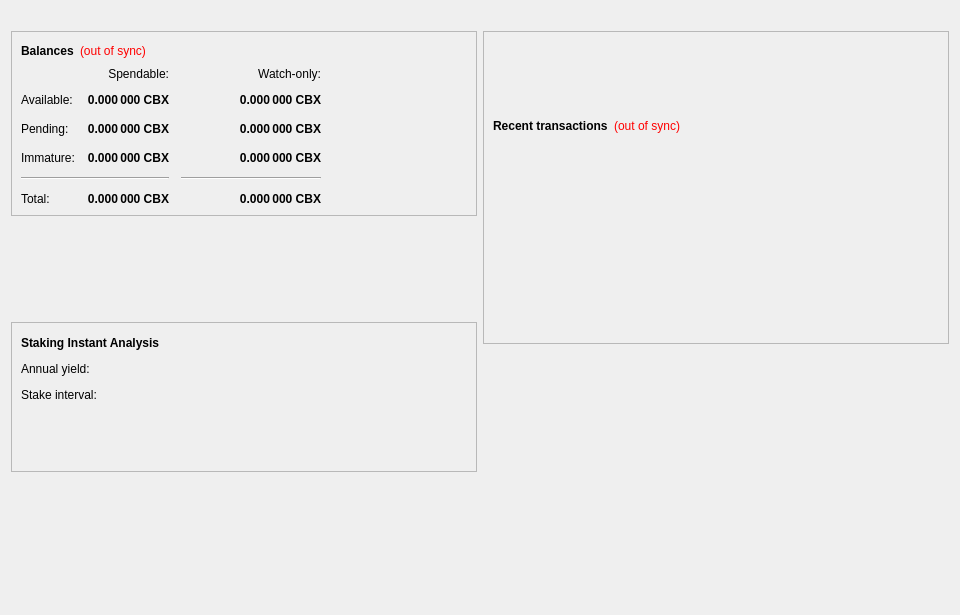
<?xml version="1.0" encoding="UTF-8"?>
<ui version="4.0">
 <class>OverviewPage</class>
 <widget class="QWidget" name="OverviewPage">
  <property name="geometry">
   <rect>
    <x>0</x>
    <y>0</y>
    <width>960</width>
    <height>615</height>
   </rect>
  </property>
  <property name="minimumSize">
   <size>
    <width>960</width>
    <height>0</height>
   </size>
  </property>
  <property name="windowTitle">
   <string>Form</string>
  </property>
  <layout class="QVBoxLayout" name="topLayout">
   <item>
    <widget class="QLabel" name="labelAlerts">
     <property name="visible">
      <bool>false</bool>
     </property>
     <property name="wordWrap">
      <bool>true</bool>
     </property>
     <property name="margin">
      <number>3</number>
     </property>
    </widget>
   </item>
   <item>
    <layout class="QHBoxLayout" name="horizontalLayout" stretch="1,1">
     <item>
      <layout class="QVBoxLayout" name="verticalLayout_2">
       <item>
        <widget class="QFrame" name="frame">
         <property name="frameShape">
          <enum>QFrame::StyledPanel</enum>
         </property>
         <property name="frameShadow">
          <enum>QFrame::Raised</enum>
         </property>
         <layout class="QVBoxLayout" name="verticalLayout_4">
          <item>
           <layout class="QHBoxLayout" name="horizontalLayout_4">
            <item>
             <widget class="QLabel" name="label_5">
              <property name="font">
               <font>
                <weight>75</weight>
                <bold>true</bold>
               </font>
              </property>
              <property name="text">
               <string>Balances</string>
              </property>
             </widget>
            </item>
            <item>
             <widget class="QLabel" name="labelWalletStatus">
              <property name="cursor">
               <cursorShape>WhatsThisCursor</cursorShape>
              </property>
              <property name="toolTip">
               <string>The displayed information may be out of date. Your wallet automatically synchronizes with the Bullion network after a connection is established, but this process has not completed yet.</string>
              </property>
              <property name="styleSheet">
               <string notr="true">QLabel { color: red; }</string>
              </property>
              <property name="text">
               <string notr="true">(out of sync)</string>
              </property>
              <property name="alignment">
               <set>Qt::AlignLeading|Qt::AlignLeft|Qt::AlignVCenter</set>
              </property>
             </widget>
            </item>
            <item>
             <spacer name="horizontalSpacer_3">
              <property name="orientation">
               <enum>Qt::Horizontal</enum>
              </property>
              <property name="sizeHint" stdset="0">
               <size>
                <width>40</width>
                <height>20</height>
               </size>
              </property>
             </spacer>
            </item>
           </layout>
          </item>
          <item>
           <layout class="QGridLayout" name="gridLayout">
            <property name="spacing">
             <number>12</number>
            </property>
            <item row="2" column="2">
             <widget class="QLabel" name="labelWatchPending">
              <property name="font">
               <font>
                <weight>75</weight>
                <bold>true</bold>
               </font>
              </property>
              <property name="cursor">
               <cursorShape>IBeamCursor</cursorShape>
              </property>
              <property name="toolTip">
               <string>Unconfirmed transactions to watch-only addresses</string>
              </property>
              <property name="text">
               <string notr="true">0.000 000 CBX</string>
              </property>
              <property name="alignment">
               <set>Qt::AlignRight|Qt::AlignTrailing|Qt::AlignVCenter</set>
              </property>
              <property name="textInteractionFlags">
               <set>Qt::LinksAccessibleByMouse|Qt::TextSelectableByKeyboard|Qt::TextSelectableByMouse</set>
              </property>
             </widget>
            </item>
            <item row="2" column="1">
             <widget class="QLabel" name="labelUnconfirmed">
              <property name="font">
               <font>
                <weight>75</weight>
                <bold>true</bold>
               </font>
              </property>
              <property name="cursor">
               <cursorShape>IBeamCursor</cursorShape>
              </property>
              <property name="toolTip">
               <string>Total of transactions that have yet to be confirmed, and do not yet count toward the spendable balance</string>
              </property>
              <property name="text">
               <string notr="true">0.000 000 CBX</string>
              </property>
              <property name="alignment">
               <set>Qt::AlignRight|Qt::AlignTrailing|Qt::AlignVCenter</set>
              </property>
              <property name="textInteractionFlags">
               <set>Qt::LinksAccessibleByMouse|Qt::TextSelectableByKeyboard|Qt::TextSelectableByMouse</set>
              </property>
             </widget>
            </item>
            <item row="3" column="2">
             <widget class="QLabel" name="labelWatchImmature">
              <property name="font">
               <font>
                <weight>75</weight>
                <bold>true</bold>
               </font>
              </property>
              <property name="cursor">
               <cursorShape>IBeamCursor</cursorShape>
              </property>
              <property name="toolTip">
               <string>Staked or masternode rewards in watch-only addresses that has not yet matured</string>
              </property>
              <property name="text">
               <string notr="true">0.000 000 CBX</string>
              </property>
              <property name="alignment">
               <set>Qt::AlignRight|Qt::AlignTrailing|Qt::AlignVCenter</set>
              </property>
              <property name="textInteractionFlags">
               <set>Qt::LinksAccessibleByMouse|Qt::TextSelectableByKeyboard|Qt::TextSelectableByMouse</set>
              </property>
             </widget>
            </item>
            <item row="4" column="0" colspan="2">
             <widget class="Line" name="lineSpendableBalance">
              <property name="orientation">
               <enum>Qt::Horizontal</enum>
              </property>
             </widget>
            </item>
            <item row="4" column="2">
             <widget class="Line" name="lineWatchBalance">
              <property name="sizePolicy">
               <sizepolicy hsizetype="Preferred" vsizetype="Fixed">
                <horstretch>0</horstretch>
                <verstretch>0</verstretch>
               </sizepolicy>
              </property>
              <property name="minimumSize">
               <size>
                <width>140</width>
                <height>0</height>
               </size>
              </property>
              <property name="orientation">
               <enum>Qt::Horizontal</enum>
              </property>
             </widget>
            </item>
            <item row="5" column="0">
             <widget class="QLabel" name="labelTotalText">
              <property name="text">
               <string>Total:</string>
              </property>
             </widget>
            </item>
            <item row="3" column="1">
             <widget class="QLabel" name="labelImmature">
              <property name="font">
               <font>
                <weight>75</weight>
                <bold>true</bold>
               </font>
              </property>
              <property name="cursor">
               <cursorShape>IBeamCursor</cursorShape>
              </property>
              <property name="toolTip">
               <string>Staked or masternode rewards that has not yet matured</string>
              </property>
              <property name="text">
               <string notr="true">0.000 000 CBX</string>
              </property>
              <property name="alignment">
               <set>Qt::AlignRight|Qt::AlignTrailing|Qt::AlignVCenter</set>
              </property>
              <property name="textInteractionFlags">
               <set>Qt::LinksAccessibleByMouse|Qt::TextSelectableByKeyboard|Qt::TextSelectableByMouse</set>
              </property>
             </widget>
            </item>
            <item row="2" column="3">
             <spacer name="horizontalSpacer_2">
              <property name="orientation">
               <enum>Qt::Horizontal</enum>
              </property>
              <property name="sizeHint" stdset="0">
               <size>
                <width>40</width>
                <height>20</height>
               </size>
              </property>
             </spacer>
            </item>
            <item row="3" column="0">
             <widget class="QLabel" name="labelImmatureText">
              <property name="text">
               <string>Immature:</string>
              </property>
             </widget>
            </item>
            <item row="5" column="1">
             <widget class="QLabel" name="labelTotal">
              <property name="font">
               <font>
                <weight>75</weight>
                <bold>true</bold>
               </font>
              </property>
              <property name="cursor">
               <cursorShape>IBeamCursor</cursorShape>
              </property>
              <property name="toolTip">
               <string>Your current total balance</string>
              </property>
              <property name="text">
               <string notr="true">0.000 000 CBX</string>
              </property>
              <property name="alignment">
               <set>Qt::AlignRight|Qt::AlignTrailing|Qt::AlignVCenter</set>
              </property>
              <property name="textInteractionFlags">
               <set>Qt::LinksAccessibleByMouse|Qt::TextSelectableByKeyboard|Qt::TextSelectableByMouse</set>
              </property>
             </widget>
            </item>
            <item row="5" column="2">
             <widget class="QLabel" name="labelWatchTotal">
              <property name="font">
               <font>
                <weight>75</weight>
                <bold>true</bold>
               </font>
              </property>
              <property name="cursor">
               <cursorShape>IBeamCursor</cursorShape>
              </property>
              <property name="toolTip">
               <string>Current total balance in watch-only addresses</string>
              </property>
              <property name="text">
               <string notr="true">0.000 000 CBX</string>
              </property>
              <property name="alignment">
               <set>Qt::AlignRight|Qt::AlignTrailing|Qt::AlignVCenter</set>
              </property>
              <property name="textInteractionFlags">
               <set>Qt::LinksAccessibleByMouse|Qt::TextSelectableByKeyboard|Qt::TextSelectableByMouse</set>
              </property>
             </widget>
            </item>
            <item row="0" column="2">
             <widget class="QLabel" name="labelWatchonly">
              <property name="text">
               <string>Watch-only:</string>
              </property>
              <property name="alignment">
               <set>Qt::AlignRight|Qt::AlignTrailing|Qt::AlignVCenter</set>
              </property>
             </widget>
            </item>
            <item row="1" column="0">
             <widget class="QLabel" name="labelBalanceText">
              <property name="text">
               <string>Available:</string>
              </property>
             </widget>
            </item>
            <item row="1" column="1">
             <widget class="QLabel" name="labelBalance">
              <property name="font">
               <font>
                <weight>75</weight>
                <bold>true</bold>
               </font>
              </property>
              <property name="cursor">
               <cursorShape>IBeamCursor</cursorShape>
              </property>
              <property name="toolTip">
               <string>Your current spendable balance</string>
              </property>
              <property name="text">
               <string notr="true">0.000 000 CBX</string>
              </property>
              <property name="alignment">
               <set>Qt::AlignRight|Qt::AlignTrailing|Qt::AlignVCenter</set>
              </property>
              <property name="textInteractionFlags">
               <set>Qt::LinksAccessibleByMouse|Qt::TextSelectableByKeyboard|Qt::TextSelectableByMouse</set>
              </property>
             </widget>
            </item>
            <item row="1" column="2">
             <widget class="QLabel" name="labelWatchAvailable">
              <property name="font">
               <font>
                <weight>75</weight>
                <bold>true</bold>
               </font>
              </property>
              <property name="cursor">
               <cursorShape>IBeamCursor</cursorShape>
              </property>
              <property name="toolTip">
               <string>Your current balance in watch-only addresses</string>
              </property>
              <property name="text">
               <string notr="true">0.000 000 CBX</string>
              </property>
              <property name="alignment">
               <set>Qt::AlignRight|Qt::AlignTrailing|Qt::AlignVCenter</set>
              </property>
              <property name="textInteractionFlags">
               <set>Qt::LinksAccessibleByMouse|Qt::TextSelectableByKeyboard|Qt::TextSelectableByMouse</set>
              </property>
             </widget>
            </item>
            <item row="2" column="0">
             <widget class="QLabel" name="labelPendingText">
              <property name="text">
               <string>Pending:</string>
              </property>
             </widget>
            </item>
            <item row="0" column="1">
             <widget class="QLabel" name="labelSpendable">
              <property name="text">
               <string>Spendable:</string>
              </property>
              <property name="alignment">
               <set>Qt::AlignRight|Qt::AlignTrailing|Qt::AlignVCenter</set>
              </property>
             </widget>
            </item>
           </layout>
          </item>
         </layout>
        </widget>
       </item>
       <item>
        <spacer name="verticalSpacer_5">
         <property name="orientation">
          <enum>Qt::Vertical</enum>
         </property>
         <property name="sizeType">
          <enum>QSizePolicy::Fixed</enum>
         </property>
         <property name="sizeHint" stdset="0">
          <size>
           <width>20</width>
           <height>40</height>
          </size>
         </property>
        </spacer>
       </item>
       <item>
        <spacer name="verticalSpacer_6">
         <property name="orientation">
          <enum>Qt::Vertical</enum>
         </property>
         <property name="sizeType">
          <enum>QSizePolicy::Maximum</enum>
         </property>
         <property name="sizeHint" stdset="0">
          <size>
           <width>20</width>
           <height>60</height>
          </size>
         </property>
        </spacer>
       </item>
       <item>
        <widget class="QFrame" name="frameStakeStats">
         <property name="minimumSize">
          <size>
           <width>0</width>
           <height>150</height>
          </size>
         </property>
         <property name="toolTip">
          <string>&lt;html&gt;&lt;head/&gt;&lt;body&gt;&lt;p&gt;These yield figures are approximations, based on your Vault inputs and the state of the Bullion network at this precise moment.&lt;br/&gt;These figures are based on the assumption that network participation parameters will remain the same.&lt;br/&gt;Actual performance will differ from these values.&lt;/p&gt;&lt;/body&gt;&lt;/html&gt;</string>
         </property>
         <property name="layoutDirection">
          <enum>Qt::LeftToRight</enum>
         </property>
         <property name="frameShape">
          <enum>QFrame::StyledPanel</enum>
         </property>
         <property name="frameShadow">
          <enum>QFrame::Raised</enum>
         </property>
         <widget class="QWidget" name="formLayoutWidget">
          <property name="geometry">
           <rect>
            <x>10</x>
            <y>40</y>
            <width>451</width>
            <height>91</height>
           </rect>
          </property>
          <layout class="QFormLayout" name="formLayout">
           <property name="fieldGrowthPolicy">
            <enum>QFormLayout::AllNonFixedFieldsGrow</enum>
           </property>
           <property name="horizontalSpacing">
            <number>11</number>
           </property>
           <property name="verticalSpacing">
            <number>12</number>
           </property>
           <item row="0" column="0">
            <widget class="QLabel" name="label_6">
             <property name="text">
              <string>Annual yield:</string>
             </property>
            </widget>
           </item>
           <item row="0" column="1">
            <widget class="QLabel" name="labelAnnualYield">
             <property name="text">
              <string/>
             </property>
            </widget>
           </item>
           <item row="1" column="0">
            <widget class="QLabel" name="label_8">
             <property name="text">
              <string>Stake interval:</string>
             </property>
            </widget>
           </item>
           <item row="1" column="1">
            <widget class="QLabel" name="labelStakeInterval">
             <property name="text">
              <string/>
             </property>
            </widget>
           </item>
          </layout>
         </widget>
         <widget class="QWidget" name="layoutWidget">
          <property name="geometry">
           <rect>
            <x>10</x>
            <y>10</y>
            <width>431</width>
            <height>22</height>
           </rect>
          </property>
          <layout class="QHBoxLayout" name="horizontalLayout_5">
           <item>
            <widget class="QLabel" name="label_2">
             <property name="font">
              <font>
               <weight>75</weight>
               <bold>true</bold>
              </font>
             </property>
             <property name="text">
              <string>Staking Instant Analysis</string>
             </property>
            </widget>
           </item>
           <item>
            <spacer name="horizontalSpacer_4">
             <property name="orientation">
              <enum>Qt::Horizontal</enum>
             </property>
             <property name="sizeHint" stdset="0">
              <size>
               <width>40</width>
               <height>20</height>
              </size>
             </property>
            </spacer>
           </item>
          </layout>
         </widget>
        </widget>
       </item>
       <item>
        <spacer name="verticalSpacer">
         <property name="orientation">
          <enum>Qt::Vertical</enum>
         </property>
         <property name="sizeHint" stdset="0">
          <size>
           <width>20</width>
           <height>20</height>
          </size>
         </property>
        </spacer>
       </item>
      </layout>
     </item>
     <item>
      <layout class="QVBoxLayout" name="verticalLayout_3">
       <item>
        <widget class="QFrame" name="frame_2">
         <property name="frameShape">
          <enum>QFrame::StyledPanel</enum>
         </property>
         <property name="frameShadow">
          <enum>QFrame::Raised</enum>
         </property>
         <layout class="QVBoxLayout" name="verticalLayout">
          <item>
           <spacer name="verticalSpacer_3">
            <property name="orientation">
             <enum>Qt::Vertical</enum>
            </property>
            <property name="sizeType">
             <enum>QSizePolicy::Fixed</enum>
            </property>
            <property name="sizeHint" stdset="0">
             <size>
              <width>20</width>
              <height>75</height>
             </size>
            </property>
           </spacer>
          </item>
          <item>
           <layout class="QHBoxLayout" name="horizontalLayout_2">
            <item>
             <widget class="QLabel" name="label_4">
              <property name="font">
               <font>
                <weight>75</weight>
                <bold>true</bold>
               </font>
              </property>
              <property name="text">
               <string>Recent transactions</string>
              </property>
             </widget>
            </item>
            <item>
             <widget class="QLabel" name="labelTransactionsStatus">
              <property name="cursor">
               <cursorShape>WhatsThisCursor</cursorShape>
              </property>
              <property name="toolTip">
               <string>The displayed information may be out of date. Your wallet automatically synchronizes with the Bullion network after a connection is established, but this process has not completed yet.</string>
              </property>
              <property name="styleSheet">
               <string notr="true">QLabel { color: red; }</string>
              </property>
              <property name="text">
               <string notr="true">(out of sync)</string>
              </property>
              <property name="alignment">
               <set>Qt::AlignRight|Qt::AlignTrailing|Qt::AlignVCenter</set>
              </property>
             </widget>
            </item>
            <item>
             <spacer name="horizontalSpacer">
              <property name="orientation">
               <enum>Qt::Horizontal</enum>
              </property>
              <property name="sizeHint" stdset="0">
               <size>
                <width>40</width>
                <height>20</height>
               </size>
              </property>
             </spacer>
            </item>
           </layout>
          </item>
          <item>
           <widget class="QListView" name="listTransactions">
            <property name="styleSheet">
             <string notr="true">QListView { background: transparent; }</string>
            </property>
            <property name="frameShape">
             <enum>QFrame::NoFrame</enum>
            </property>
            <property name="verticalScrollBarPolicy">
             <enum>Qt::ScrollBarAlwaysOff</enum>
            </property>
            <property name="horizontalScrollBarPolicy">
             <enum>Qt::ScrollBarAlwaysOff</enum>
            </property>
            <property name="selectionMode">
             <enum>QAbstractItemView::NoSelection</enum>
            </property>
           </widget>
          </item>
         </layout>
        </widget>
       </item>
       <item>
        <spacer name="verticalSpacer_2">
         <property name="orientation">
          <enum>Qt::Vertical</enum>
         </property>
         <property name="sizeType">
          <enum>QSizePolicy::Expanding</enum>
         </property>
         <property name="sizeHint" stdset="0">
          <size>
           <width>20</width>
           <height>40</height>
          </size>
         </property>
        </spacer>
       </item>
      </layout>
     </item>
    </layout>
   </item>
  </layout>
 </widget>
 <resources/>
 <connections/>
</ui>
